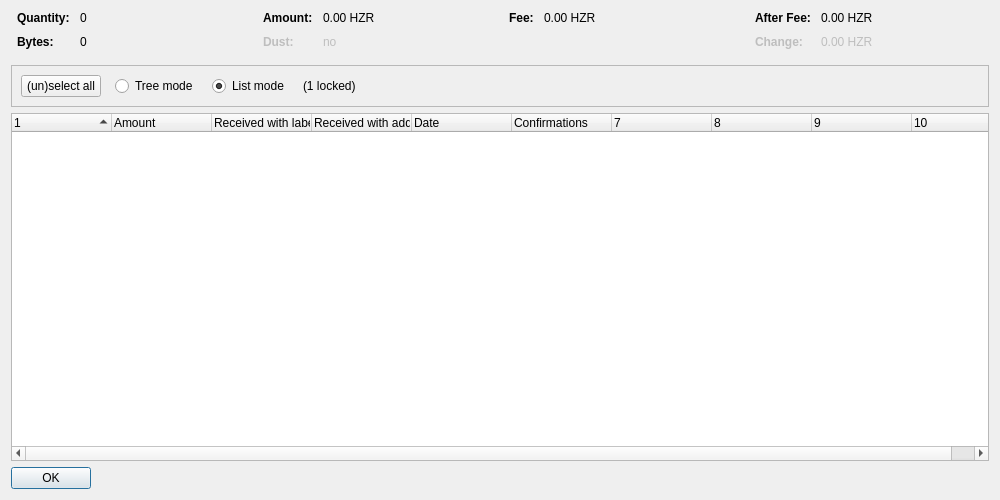
<?xml version="1.0" encoding="UTF-8"?>
<ui version="4.0">
 <class>CoinControlDialog</class>
 <widget class="QDialog" name="CoinControlDialog">
  <property name="geometry">
   <rect>
    <x>0</x>
    <y>0</y>
    <width>1000</width>
    <height>500</height>
   </rect>
  </property>
  <property name="windowTitle">
   <string>Coin Selection</string>
  </property>
  <layout class="QVBoxLayout" name="verticalLayout">
   <item>
    <layout class="QHBoxLayout" name="horizontalLayoutTop" stretch="0,0,0,0">
     <property name="topMargin">
      <number>0</number>
     </property>
     <property name="bottomMargin">
      <number>10</number>
     </property>
     <item>
      <layout class="QFormLayout" name="formLayoutCoinControl1">
       <property name="horizontalSpacing">
        <number>10</number>
       </property>
       <property name="verticalSpacing">
        <number>10</number>
       </property>
       <property name="leftMargin">
        <number>6</number>
       </property>
       <property name="rightMargin">
        <number>6</number>
       </property>
       <item row="0" column="0">
        <widget class="QLabel" name="labelCoinControlQuantityText">
         <property name="font">
          <font>
           <weight>75</weight>
           <bold>true</bold>
          </font>
         </property>
         <property name="text">
          <string>Quantity:</string>
         </property>
        </widget>
       </item>
       <item row="0" column="1">
        <widget class="QLabel" name="labelCoinControlQuantity">
         <property name="cursor">
          <cursorShape>IBeamCursor</cursorShape>
         </property>
         <property name="contextMenuPolicy">
          <enum>Qt::ActionsContextMenu</enum>
         </property>
         <property name="text">
          <string notr="true">0</string>
         </property>
         <property name="textInteractionFlags">
          <set>Qt::LinksAccessibleByMouse|Qt::TextSelectableByKeyboard|Qt::TextSelectableByMouse</set>
         </property>
        </widget>
       </item>
       <item row="1" column="0">
        <widget class="QLabel" name="labelCoinControlBytesText">
         <property name="font">
          <font>
           <weight>75</weight>
           <bold>true</bold>
          </font>
         </property>
         <property name="text">
          <string>Bytes:</string>
         </property>
        </widget>
       </item>
       <item row="1" column="1">
        <widget class="QLabel" name="labelCoinControlBytes">
         <property name="cursor">
          <cursorShape>IBeamCursor</cursorShape>
         </property>
         <property name="contextMenuPolicy">
          <enum>Qt::ActionsContextMenu</enum>
         </property>
         <property name="text">
          <string notr="true">0</string>
         </property>
         <property name="textInteractionFlags">
          <set>Qt::LinksAccessibleByMouse|Qt::TextSelectableByKeyboard|Qt::TextSelectableByMouse</set>
         </property>
        </widget>
       </item>
      </layout>
     </item>
     <item>
      <layout class="QFormLayout" name="formLayoutCoinControl2">
       <property name="horizontalSpacing">
        <number>10</number>
       </property>
       <property name="verticalSpacing">
        <number>10</number>
       </property>
       <property name="leftMargin">
        <number>6</number>
       </property>
       <property name="rightMargin">
        <number>6</number>
       </property>
       <item row="0" column="0">
        <widget class="QLabel" name="labelCoinControlAmountText">
         <property name="font">
          <font>
           <weight>75</weight>
           <bold>true</bold>
          </font>
         </property>
         <property name="text">
          <string>Amount:</string>
         </property>
        </widget>
       </item>
       <item row="0" column="1">
        <widget class="QLabel" name="labelCoinControlAmount">
         <property name="cursor">
          <cursorShape>IBeamCursor</cursorShape>
         </property>
         <property name="contextMenuPolicy">
          <enum>Qt::ActionsContextMenu</enum>
         </property>
         <property name="text">
          <string notr="true">0.00 HZR</string>
         </property>
         <property name="textInteractionFlags">
          <set>Qt::LinksAccessibleByMouse|Qt::TextSelectableByKeyboard|Qt::TextSelectableByMouse</set>
         </property>
        </widget>
       </item>
       <item row="1" column="0">
        <widget class="QLabel" name="labelCoinControlLowOutputText">
         <property name="enabled">
          <bool>false</bool>
         </property>
         <property name="font">
          <font>
           <weight>75</weight>
           <bold>true</bold>
          </font>
         </property>
         <property name="text">
          <string>Dust:</string>
         </property>
        </widget>
       </item>
       <item row="1" column="1">
        <widget class="QLabel" name="labelCoinControlLowOutput">
         <property name="enabled">
          <bool>false</bool>
         </property>
         <property name="cursor">
          <cursorShape>IBeamCursor</cursorShape>
         </property>
         <property name="contextMenuPolicy">
          <enum>Qt::ActionsContextMenu</enum>
         </property>
         <property name="text">
          <string notr="true">no</string>
         </property>
         <property name="textInteractionFlags">
          <set>Qt::LinksAccessibleByMouse|Qt::TextSelectableByKeyboard|Qt::TextSelectableByMouse</set>
         </property>
        </widget>
       </item>
      </layout>
     </item>
     <item>
      <layout class="QFormLayout" name="formLayoutCoinControl3">
       <property name="horizontalSpacing">
        <number>10</number>
       </property>
       <property name="verticalSpacing">
        <number>10</number>
       </property>
       <property name="leftMargin">
        <number>6</number>
       </property>
       <property name="rightMargin">
        <number>6</number>
       </property>
       <item row="0" column="0">
        <widget class="QLabel" name="labelCoinControlFeeText">
         <property name="font">
          <font>
           <weight>75</weight>
           <bold>true</bold>
          </font>
         </property>
         <property name="text">
          <string>Fee:</string>
         </property>
        </widget>
       </item>
       <item row="0" column="1">
        <widget class="QLabel" name="labelCoinControlFee">
         <property name="cursor">
          <cursorShape>IBeamCursor</cursorShape>
         </property>
         <property name="contextMenuPolicy">
          <enum>Qt::ActionsContextMenu</enum>
         </property>
         <property name="text">
          <string notr="true">0.00 HZR</string>
         </property>
         <property name="textInteractionFlags">
          <set>Qt::LinksAccessibleByMouse|Qt::TextSelectableByKeyboard|Qt::TextSelectableByMouse</set>
         </property>
        </widget>
       </item>
      </layout>
     </item>
     <item>
      <layout class="QFormLayout" name="formLayoutCoinControl4">
       <property name="horizontalSpacing">
        <number>10</number>
       </property>
       <property name="verticalSpacing">
        <number>10</number>
       </property>
       <property name="leftMargin">
        <number>6</number>
       </property>
       <property name="rightMargin">
        <number>6</number>
       </property>
       <item row="0" column="0">
        <widget class="QLabel" name="labelCoinControlAfterFeeText">
         <property name="font">
          <font>
           <weight>75</weight>
           <bold>true</bold>
          </font>
         </property>
         <property name="text">
          <string>After Fee:</string>
         </property>
        </widget>
       </item>
       <item row="0" column="1">
        <widget class="QLabel" name="labelCoinControlAfterFee">
         <property name="cursor">
          <cursorShape>IBeamCursor</cursorShape>
         </property>
         <property name="contextMenuPolicy">
          <enum>Qt::ActionsContextMenu</enum>
         </property>
         <property name="text">
          <string notr="true">0.00 HZR</string>
         </property>
         <property name="textInteractionFlags">
          <set>Qt::LinksAccessibleByMouse|Qt::TextSelectableByKeyboard|Qt::TextSelectableByMouse</set>
         </property>
        </widget>
       </item>
       <item row="1" column="0">
        <widget class="QLabel" name="labelCoinControlChangeText">
         <property name="enabled">
          <bool>false</bool>
         </property>
         <property name="font">
          <font>
           <weight>75</weight>
           <bold>true</bold>
          </font>
         </property>
         <property name="text">
          <string>Change:</string>
         </property>
        </widget>
       </item>
       <item row="1" column="1">
        <widget class="QLabel" name="labelCoinControlChange">
         <property name="enabled">
          <bool>false</bool>
         </property>
         <property name="cursor">
          <cursorShape>IBeamCursor</cursorShape>
         </property>
         <property name="contextMenuPolicy">
          <enum>Qt::ActionsContextMenu</enum>
         </property>
         <property name="text">
          <string notr="true">0.00 HZR</string>
         </property>
         <property name="textInteractionFlags">
          <set>Qt::LinksAccessibleByMouse|Qt::TextSelectableByKeyboard|Qt::TextSelectableByMouse</set>
         </property>
        </widget>
       </item>
      </layout>
     </item>
    </layout>
   </item>
   <item>
    <widget class="QFrame" name="frame">
     <property name="minimumSize">
      <size>
       <width>0</width>
       <height>40</height>
      </size>
     </property>
     <property name="frameShape">
      <enum>QFrame::StyledPanel</enum>
     </property>
     <property name="frameShadow">
      <enum>QFrame::Sunken</enum>
     </property>
     <layout class="QHBoxLayout" name="horizontalLayout">
      <item>
       <layout class="QHBoxLayout" name="horizontalLayoutPanel" stretch="0,0,0,0,0">
        <property name="spacing">
         <number>14</number>
        </property>
        <item>
         <widget class="QPushButton" name="pushButtonSelectAll">
          <property name="sizePolicy">
           <sizepolicy hsizetype="Maximum" vsizetype="Fixed">
            <horstretch>0</horstretch>
            <verstretch>0</verstretch>
           </sizepolicy>
          </property>
          <property name="text">
           <string>(un)select all</string>
          </property>
          <property name="autoDefault">
           <bool>false</bool>
          </property>
         </widget>
        </item>
        <item>
         <widget class="QRadioButton" name="radioTreeMode">
          <property name="sizePolicy">
           <sizepolicy hsizetype="Maximum" vsizetype="Fixed">
            <horstretch>0</horstretch>
            <verstretch>0</verstretch>
           </sizepolicy>
          </property>
          <property name="text">
           <string>Tree mode</string>
          </property>
         </widget>
        </item>
        <item>
         <widget class="QRadioButton" name="radioListMode">
          <property name="sizePolicy">
           <sizepolicy hsizetype="Maximum" vsizetype="Fixed">
            <horstretch>0</horstretch>
            <verstretch>0</verstretch>
           </sizepolicy>
          </property>
          <property name="text">
           <string>List mode</string>
          </property>
          <property name="checked">
           <bool>true</bool>
          </property>
         </widget>
        </item>
        <item>
         <widget class="QLabel" name="labelLocked">
          <property name="text">
           <string notr="true">(1 locked)</string>
          </property>
         </widget>
        </item>
        <item>
         <spacer name="horizontalSpacer">
          <property name="orientation">
           <enum>Qt::Horizontal</enum>
          </property>
          <property name="sizeHint" stdset="0">
           <size>
            <width>40</width>
            <height>20</height>
           </size>
          </property>
         </spacer>
        </item>
       </layout>
      </item>
     </layout>
    </widget>
   </item>
   <item>
    <widget class="CoinControlTreeWidget" name="treeWidget">
     <property name="contextMenuPolicy">
      <enum>Qt::CustomContextMenu</enum>
     </property>
     <property name="sortingEnabled">
      <bool>false</bool>
     </property>
     <property name="columnCount">
      <number>10</number>
     </property>
     <attribute name="headerShowSortIndicator" stdset="0">
      <bool>true</bool>
     </attribute>
     <attribute name="headerStretchLastSection">
      <bool>false</bool>
     </attribute>
     <column>
      <property name="text">
       <string/>
      </property>
     </column>
     <column>
      <property name="text">
       <string>Amount</string>
      </property>
     </column>
     <column>
      <property name="text">
       <string>Received with label</string>
      </property>
     </column>
     <column>
      <property name="text">
       <string>Received with address</string>
      </property>
     </column>
     <column>
      <property name="text">
       <string>Date</string>
      </property>
     </column>
     <column>
      <property name="text">
       <string>Confirmations</string>
      </property>
      <property name="toolTip">
       <string>Confirmed</string>
      </property>
     </column>
     <column>
      <property name="text">
       <string/>
      </property>
     </column>
     <column>
      <property name="text">
       <string/>
      </property>
     </column>
     <column>
      <property name="text">
       <string/>
      </property>
     </column>
     <column>
      <property name="text">
       <string/>
      </property>
     </column>
    </widget>
   </item>
   <item>
    <widget class="QDialogButtonBox" name="buttonBox">
     <property name="sizePolicy">
      <sizepolicy hsizetype="Maximum" vsizetype="Fixed">
       <horstretch>0</horstretch>
       <verstretch>0</verstretch>
      </sizepolicy>
     </property>
     <property name="orientation">
      <enum>Qt::Horizontal</enum>
     </property>
     <property name="standardButtons">
      <set>QDialogButtonBox::Ok</set>
     </property>
    </widget>
   </item>
  </layout>
 </widget>
 <customwidgets>
  <customwidget>
   <class>CoinControlTreeWidget</class>
   <extends>QTreeWidget</extends>
   <header>qt/coincontroltreewidget.h</header>
  </customwidget>
 </customwidgets>
 <resources/>
 <connections/>
</ui>
